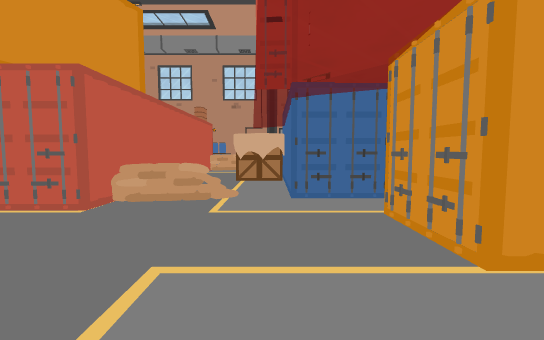
[1] (above)

19 first-person views from a walk through a Unity game level. The camera is 1.2 m above the floor, tilts 4° down and sees 90° across. Doors are open. The floor is counted in squares, 2 m on a side. Each view is taken from the middle of a square. On the plan, view 1 faces up. The plan holds only what a view shows up to about 9 squares ahead; the rest is blank. The player is left out.

[2]
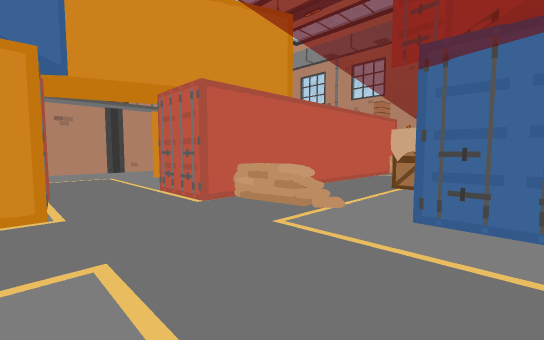

[3]
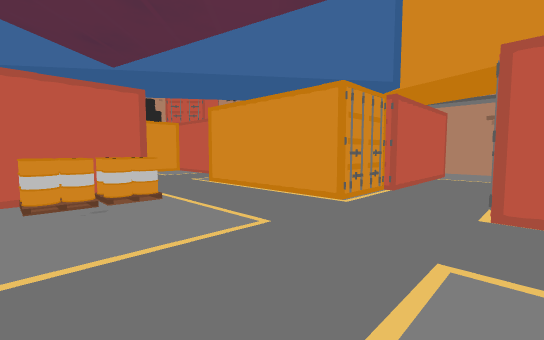

[4]
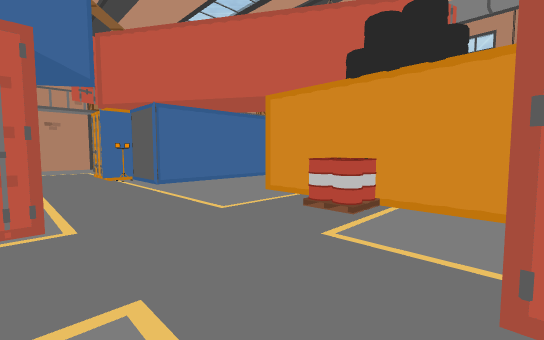

[5]
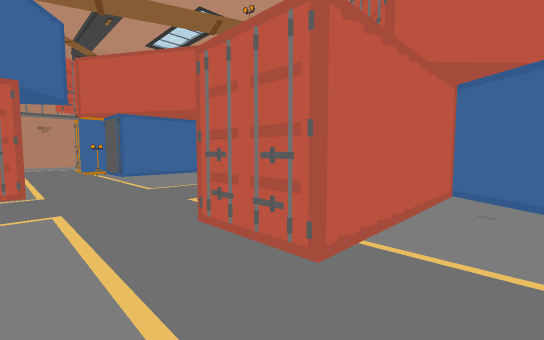

[6]
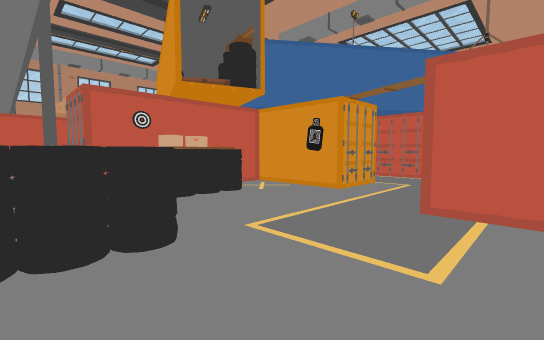

[7]
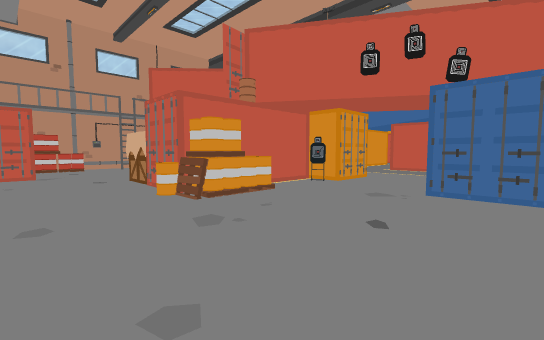

[8]
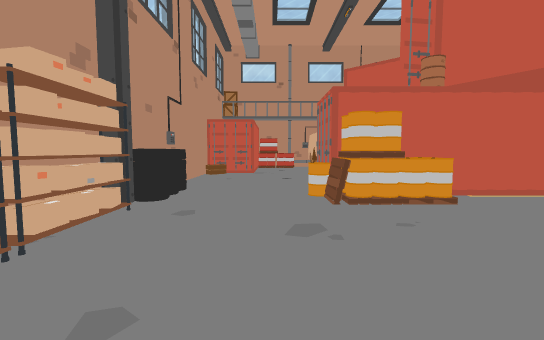

[9]
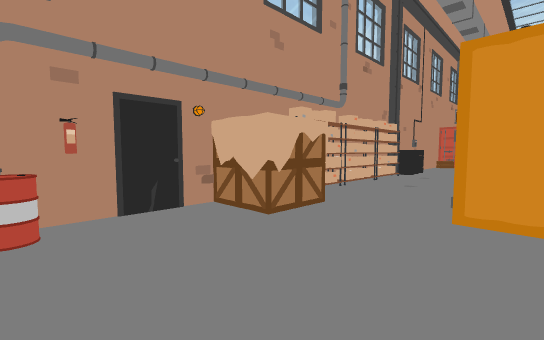

[10]
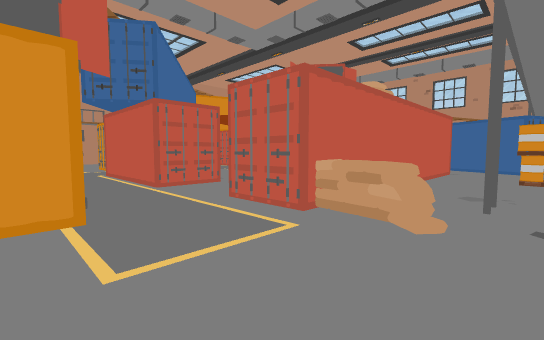

[11]
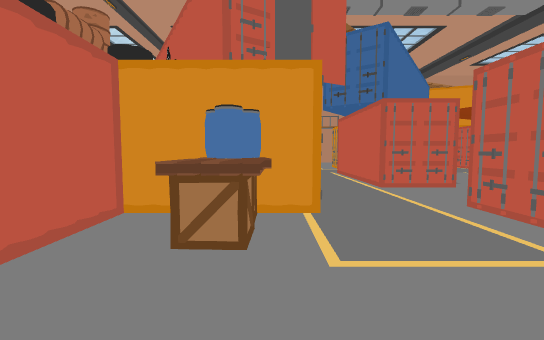

[12]
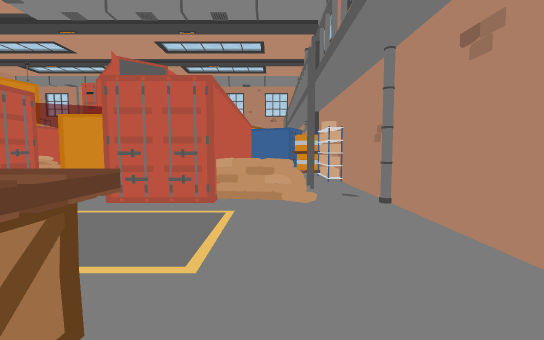

[13]
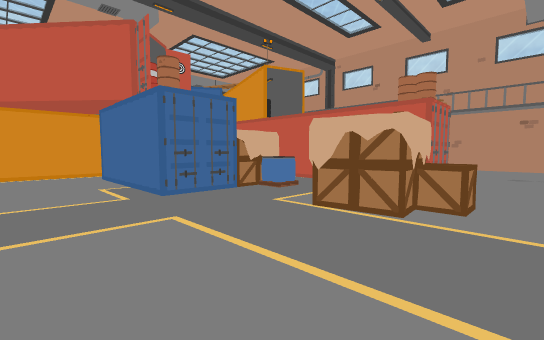

[14]
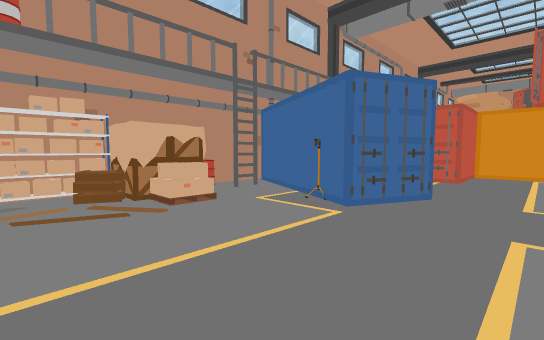

[15]
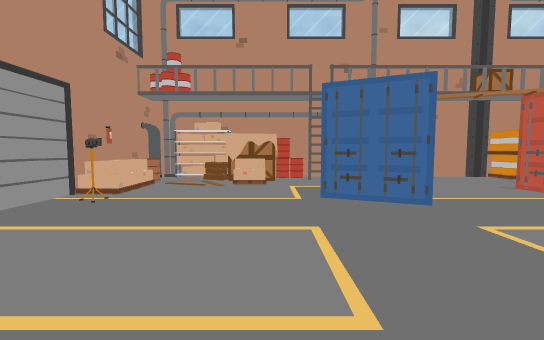

[16]
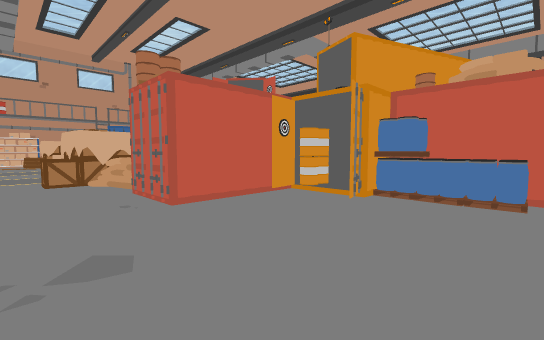

[17]
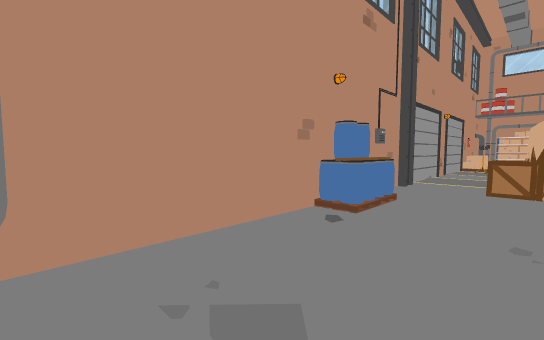

[18]
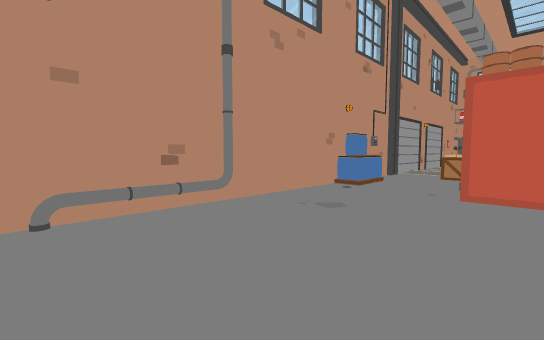

[19]
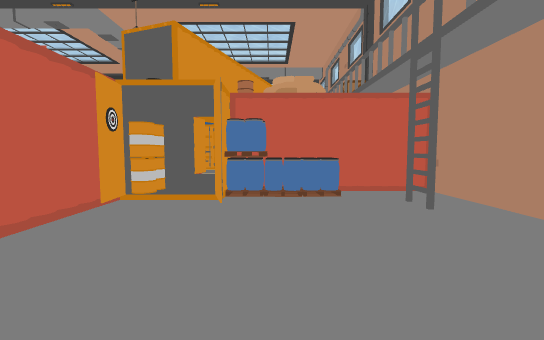

### Floor plan
Points are (right, up) in squares from view 1. A wall is a line through its corners. A room is listed if a view was taken in it or the views show most of it. See-through windows are left out.
Room 1 (views 1, 2, 3, 4, 5, 6, 7, 8, 9, 10, 11, 12, 13, 14, 15, 16, 17, 18, 19)
walls: (-6.7, -0.8) (-6.7, -0.2); (7.4, -4.1) (7.4, 0.4); (7.4, 2.2) (7.4, 4.2); (-7.4, 4.4) (-7.4, 1.1); (-6.6, 7.2) (-6.6, 6.8); (-7.4, -8.5) (-7.4, -9.6); (-4.4, -11.7) (0.6, -11.7); (5.1, -11.7) (6.6, -11.7); (4.5, 10.7) (-7.1, 10.7); (7.4, 9.2) (7.4, 10.5) (6.8, 10.5); (-7.4, 10) (-7.4, 6.5); (7.1, 10.7) (6.4, 10.7)
ways out: open door at (-6, -1)
objects: other object (-7, -11) to (-5, -11); other object (-7, -2); other object (-7, 5) to (-6, 6); other object (-6, -8) to (-5, -5); other object (-6, 0) to (-3, 1); other object (-6, 6); other object (-5, -1); other object (-5, 5); other object (-5, 6); other object (-4, -6) to (-3, -4); other object (-4, 4) to (-3, 5); other object (-4, 5); other object (-4, 6); other object (-4, 7); other object (-3, -9) to (-2, -8); other object (-3, -1) to (-2, 1); other object (-3, 3) to (-2, 8); other object (-3, 6); other object (-3, 7); other object (-2, -5); other object (-2, 11); other object (-1, -12); other object (-1, -9); other object (-1, -8) to (-1, -7); other object (-1, -6) to (0, -5); other object (-1, -5); other object (-1, 3); other object (-1, 8); other object (0, -9); other object (0, -8); other object (0, -2) to (2, -1); other object (0, -1); other object (0, 6); other object (0, 7); other object (0, 8); other object (0, 9); other object (1, -12); other object (1, -9); other object (1, -1); other object (1, 2); other object (1, 4) to (1, 6); other object (1, 9); other object (2, -12); other object (2, -7) to (3, -4); other object (3, -12); other object (4, -9) to (4, -7); other object (4, -6) to (6, -6); other object (4, -5); other object (4, -4); other object (4, -2) to (5, 4); other object (4, 1) to (4, 3); other object (4, 5) to (7, 7); other object (4, 10); other object (5, -11); other object (5, -4); other object (5, 10) to (5, 11); other object (6, -2); other object (6, 8); other object (6, 9); other object (6, 11); other object (7, -11); other object (7, 1); other object (7, 3); other object (7, 7); other object (7, 8); other object (7, 9); other object (7, 10)

Where each view was taken, in squares from view 1:
view 1: 0 up, 0 right, facing up
view 2: 1 up, 1 right, facing up-left
view 3: 3 up, 1 right, facing down-left
view 4: 2 down, 3 left, facing down-right
view 5: 2 down, 5 left, facing down-right
view 6: 4 down, 7 left, facing up-right
view 7: 11 down, 3 right, facing up-left
view 8: 10 down, 3 right, facing left
view 9: 9 down, 7 right, facing down-left
view 10: 4 down, 7 right, facing up-left
view 11: 4 down, 7 right, facing left
view 12: 5 down, 6 right, facing up
view 13: 10 up, 3 right, facing down-left
view 14: 10 up, 3 right, facing down-right
view 15: 8 up, 1 right, facing right
view 16: 10 up, 6 left, facing down-right
view 17: 9 up, 5 left, facing up-right
view 18: 8 up, 7 left, facing up-right
view 19: 10 up, 5 left, facing down
